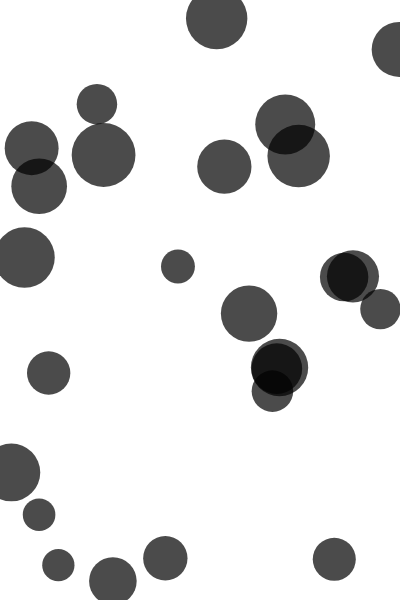
Frame 1 (no input)
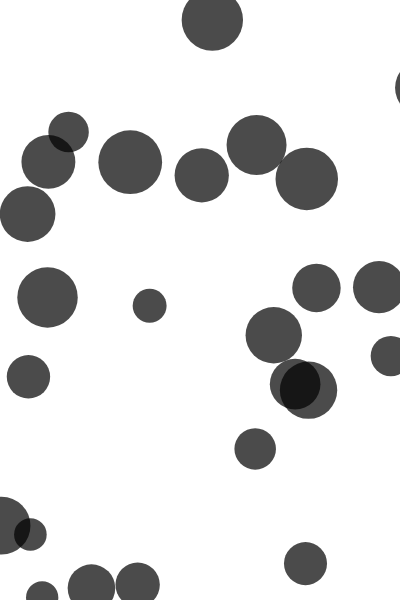
Frame 60 (no input)
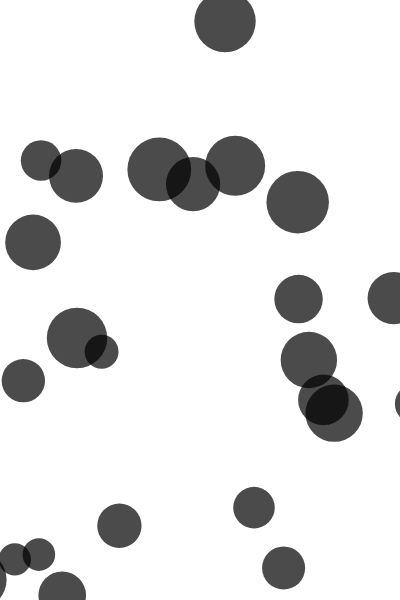
Frame 120 (the mouse pressed at the canvas centre since frame 60)

The p5.js sketch that drew these frames (run headless with seeded random() and noise() and a simulated clock; from frame 60 on, the mouse is pressed at the canvas centre):

// p5.js sketch
// ── sketch.js
let blobs = [];

function setup() {
  createCanvas(400, 600);
  clear(); // Make the background transparent

  // Create a few blobs
  for (let i = 0; i < 25; i++) {
    blobs.push({
      x: random(width),
      y: random(height),
      size: random(30, 70),
      speedY: random(0, 1),
      speedX: random(-2, 0),
      offset: random(100) // For smooth horizontal movement
    });
  }
}

function draw() {
  clear(); // Keep the background transparent

  // Darker, more organic color
  fill(0, 180); // Nearly black with a bit of transparency
  noStroke();

  // Update and draw each blob
  for (let blob of blobs) {
    // Horizontal movement using a sine wave for smooth effect
    blob.x += sin(frameCount * 0.01 + blob.offset) * 0.5;
    blob.y += blob.speedY;

    // Reverse direction if it goes off screen
    if (blob.y > height || blob.y < 0) {
      blob.speedY *= -1;
    }
    if (blob.x > width || blob.x < 0) {
      blob.speedX *= -1;
    }

    // Repel from the mouse position with stronger force
    let dx = blob.x - mouseX;
    let dy = blob.y - mouseY;
    let distance = sqrt(dx * dx + dy * dy);
    let maxDistance = 100;
    let force = map(distance, 0, maxDistance, 40, 0);
    if (distance < maxDistance && distance > 0) {
      blob.x += force * dx / distance * 0.1;
      blob.y += force * dy / distance * 0.1;
    }

    ellipse(blob.x, blob.y, blob.size);
  }
}
